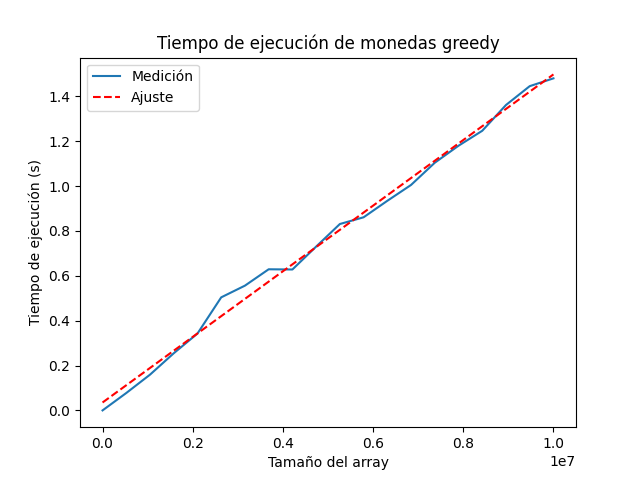

This figure's Python source:
from concurrent.futures import ProcessPoolExecutor, as_completed
import time
import os
import numpy as np
import matplotlib.pyplot as plt
import scipy as sp
from greedy import obtener_ganador



# Este parámetro controla cuantas veces se ejecuta el algoritmo para cada
# tamaño. Esto es conveniente para reducir el error estadístico en la medición
# de tiempos. Al finalizar las ejecuciones, se promedian los tiempos obtenidos
RUNS_PER_SIZE = 8

# Ajustar este valor si se quiere usar más de un proceso para medir los tiempos
# de ejecución, o None para usar todos los procesadores disponibles. Si se usan
# varios procesos, tener cuidado con el uso de memoria del sistema.
MAX_WORKERS = (os.cpu_count() or 4) // 4


def _time_run(algorithm, *args):
    start = time.time()
    algorithm(*args)
    return time.time() - start


def time_algorithm(algorithm, sizes, get_args):
    futures = {}
    total_times = {i: 0 for i in sizes}

    # Usa un ProcessPoolExecutor para ejecutar las mediciones en paralelo
    # (el ThreadPoolExecutor no sirve por el GIL de Python)
    with ProcessPoolExecutor(MAX_WORKERS) as p:
        for i in sizes:
            for _ in range(RUNS_PER_SIZE):
                futures[p.submit(_time_run, algorithm, *get_args(i))] = i

        for f in as_completed(futures):
            result = f.result()
            i = futures[f]
            total_times[i] += result

    return {s: t / RUNS_PER_SIZE for s, t in total_times.items()}

def get_random_array(size: int):
    return np.random.randint(0, 100.000, size)

# La variable x van a ser los valores del eje x de los gráficos en todo el notebook
# Tamaño mínimo=100, tamaño máximo=10kk, cantidad de puntos=20
x = np.linspace(100, 10_000_000, 20).astype(int)

results = time_algorithm(obtener_ganador, x, lambda s: [get_random_array(s)])

ax: plt.Axes
fig, ax = plt.subplots()
ax.plot(x, [results[i] for i in x], label="Medición")
ax.set_title('Tiempo de ejecución de monedas greedy')
ax.set_xlabel('Tamaño del array')
ax.set_ylabel('Tiempo de ejecución (s)')
None

# Ajuste de curva por mínimos cuadrados
# La función que ajustamos es c1 * x + c2
# donde c1 y c2 son los coeficientes que queremos encontrar

f = lambda x, c1, c2: c1 * x + c2 

c, pcov = sp.optimize.curve_fit(f, x, [results[n] for n in x])

print(f"c_1 = {c[0]}, c_2 = {c[1]}")
r = np.sum((c[0] * x + c[1] - [results[n] for n in x])**2)
print(f"Error cuadrático total: {r}")

ax.plot(x, [c[0] * n + c[1] for n in x], 'r--', label="Ajuste")
ax.legend()
fig
plt.savefig("excercise_1/mediciones.png")


# Graficamos el error de ajuste

ax: plt.Axes
fig, ax = plt.subplots()
errors = [np.abs(c[0] * n + c[1] - results[n]) for n in x]
ax.plot(x, errors)
ax.set_title('Error de ajuste')
ax.set_xlabel('Tamaño del array')
ax.set_ylabel('Error absoluto (s)')
plt.savefig("excercise_1/error_ajuste.png")
None
